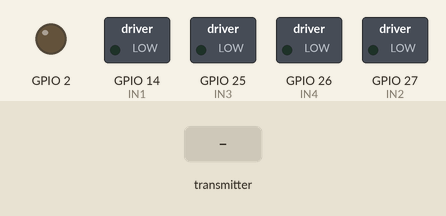
A sketch run on a simulated ESP32. On the bench: switched loads named in the sketch (green lamp = pin HIGH), output pins drawn as LEDs (lit = HIGH). The inputs (shaded band) are chosen by the test bench. No radio packets arrive unless stated.

Above: at 1.2 s.
1.3 s: the transmitter starts sending speeds.0 = 0
At 2.5 s:
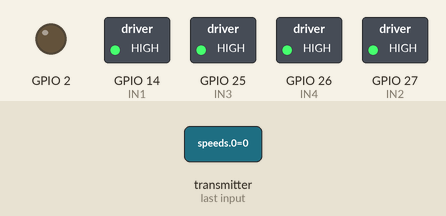
2.8 s: the transmitter starts sending speeds.1 = 64
At 3.6 s:
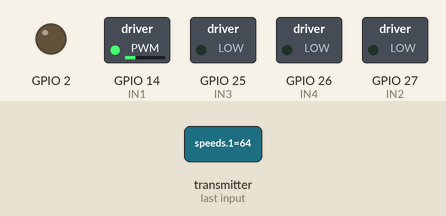
4.3 s: the transmitter starts sending speeds.0 = 64
At 4.7 s:
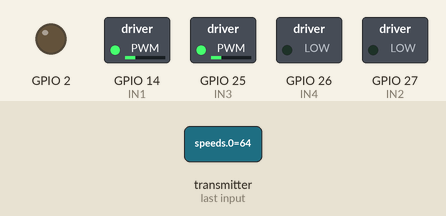
5.8 s: the transmitter starts sending speeds.1 = 0
At 7.0 s:
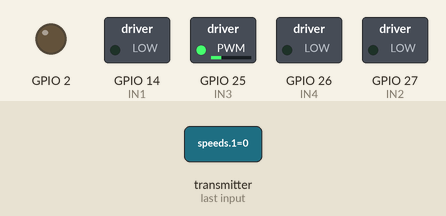
7.3 s: the transmitter starts sending speeds.0 = 128
At 8.2 s:
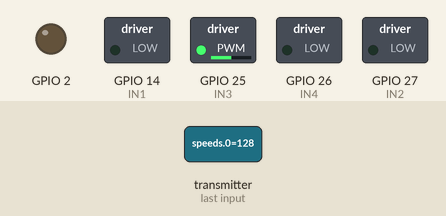
8.8 s: the transmitter starts sending speeds.1 = 128
At 9.4 s:
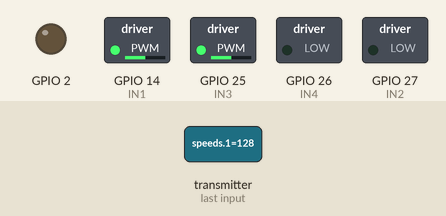
Timing chart, 0 to 11.3 s (numbered marks = the images above; inputs shaded):
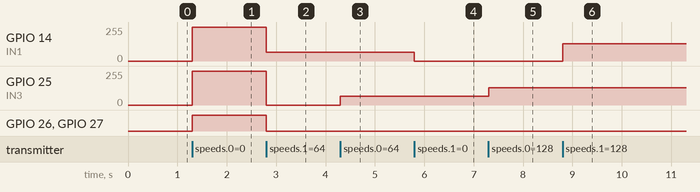

Measured:
- after the input at 1.3 s, GPIO 14 (IN1), GPIO 25 (IN3): 0/255 → 255/255 at once; GPIO 26 (IN4), GPIO 27 (IN2): LOW → HIGH at once
- after the input at 2.8 s, GPIO 14 (IN1): 255/255 → 64/255 at once; GPIO 25 (IN3): 255/255 → 0/255 at once; GPIO 26 (IN4), GPIO 27 (IN2): HIGH → LOW at once
- after the input at 4.3 s, GPIO 25 (IN3): 0/255 → 64/255 at once
- after the input at 5.8 s, GPIO 14 (IN1): 64/255 → 0/255 at once
- after the input at 7.3 s, GPIO 25 (IN3): 64/255 → 128/255 at once
- after the input at 8.8 s, GPIO 14 (IN1): 0/255 → 128/255 at once

The sketch:

Penerima.ino
```cpp
#include <SPI.h>
#include <nRF24L01.h>
#include <RF24.h>

RF24 radio(4, 5);  // CE, CSN
const byte address[6] = "00001";

// Motor pins
const int IN1 = 14;  // Motor kanan maju
const int IN2 = 27;  // Motor kanan mundur
const int IN3 = 25;  // Motor kiri maju
const int IN4 = 26;  // Motor kiri mundur

void setup() {
  Serial.begin(9600);

  pinMode(2, OUTPUT);
  pinMode(IN1, OUTPUT); pinMode(IN2, OUTPUT);
  pinMode(IN3, OUTPUT); pinMode(IN4, OUTPUT);

  ledcAttach(IN1, 512, 8);  // Kanan maju
  ledcAttach(IN2, 512, 8);  // Kanan mundur
  ledcAttach(IN3, 512, 8);  // Kiri maju
  ledcAttach(IN4, 512, 8);  // Kiri mundur

  radio.begin();
  radio.setPALevel(RF24_PA_LOW);
  radio.setDataRate(RF24_2MBPS);
  radio.setChannel(76);
  radio.setAutoAck(false);
  radio.disableCRC();
  radio.openReadingPipe(0, address);
  radio.startListening();
}

void loop() {
  if (radio.available()) {
    digitalWrite(2, HIGH);

    byte speeds[2];  // [kiri, kanan]
    radio.read(&speeds, sizeof(speeds));

    int kiri = speeds[0];
    int kanan = speeds[1];

    if (kiri == 0 && kanan == 0) {
      // Brake total
      ledcWrite(IN1, 255); ledcWrite(IN2, 255);
      ledcWrite(IN3, 255); ledcWrite(IN4, 255);
    } else {
      // Motor kanan
      ledcWrite(IN1, kanan);
      ledcWrite(IN2, 0);

      // Motor kiri
      ledcWrite(IN3, kiri);
      ledcWrite(IN4, 0);
    }

    digitalWrite(2, LOW);
  }
}
```
